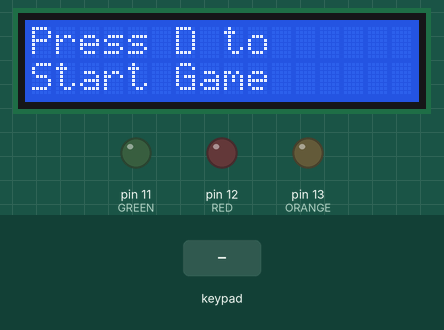
Simulated run of this sketch. Board: Arduino Uno, built with avr-gcc and run on an emulated ATmega328P. Parts: 16×2 character LCD, output pins drawn as LEDs (lit = HIGH). The test bench sets the inputs (shaded band). Random numbers use the default seed unless the sketch sets one.

Above: at 4.8 s.
4.9 s: key 'D' pressed
At 6.1 s:
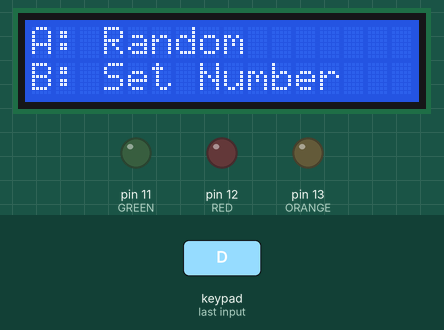
6.4 s: keypad keys 9 8 7 6 A pressed 0.4 s apart
At 9.2 s:
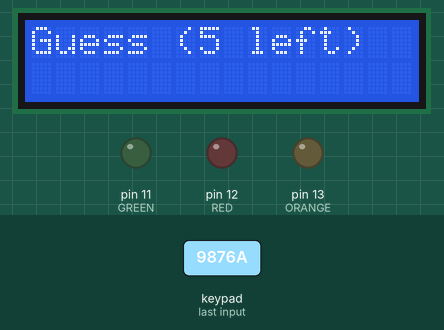
9.9 s: key '#' pressed
At 10.7 s:
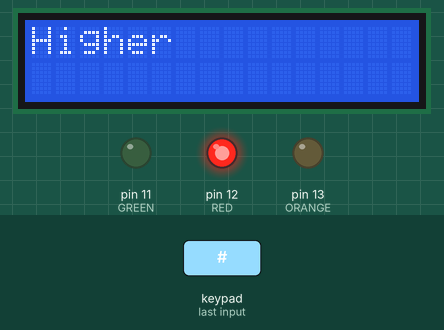
12.6 s: keypad keys 9 8 7 6 # pressed 0.4 s apart
At 15.1 s:
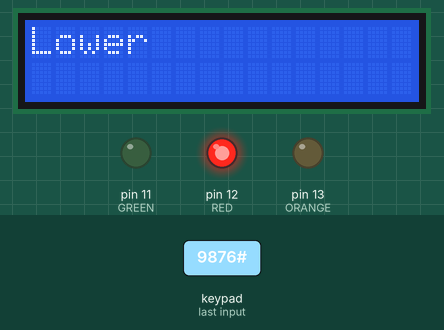
16.9 s: key 'B' pressed
At 17.2 s:
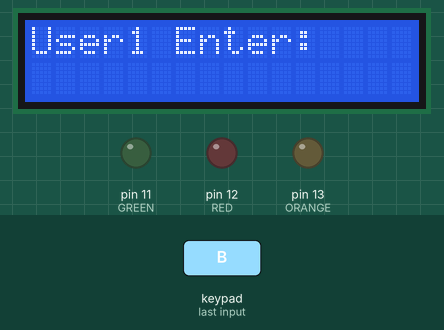
18.4 s: keypad keys 5 4 3 2 # pressed 0.4 s apart
At 20.8 s:
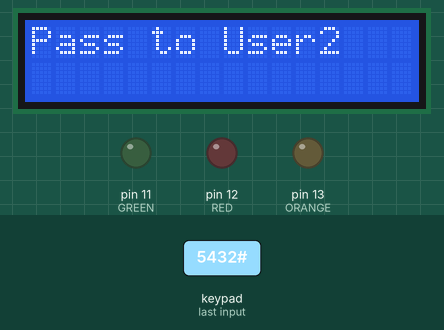
Timing chart, 0 to 22.3 s (numbered marks = the images above; inputs shaded):
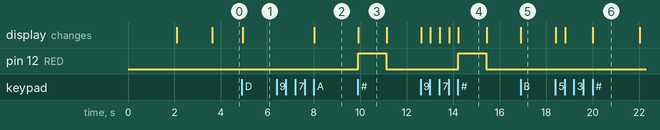

The sketch:

guess_the_number.ino
```cpp
// initialization
#include <Keypad.h>
#include <Wire.h>
#include <LiquidCrystal_I2C.h>

LiquidCrystal_I2C lcd(0x20, 16, 2);

// keypad init
const byte ROWS = 4;
const byte COLS = 4;

char keys[ROWS][COLS] = {
  {'1','2','3','A'},
  {'4','5','6','B'},
  {'7','8','9','C'},
  {'*','0','#','D'}
};

byte rowPins[ROWS] = {9, 8, 7, 6};
byte colPins[COLS] = {5, 4, 3, 2};

Keypad keypad = Keypad(makeKeymap(keys), rowPins, colPins, ROWS, COLS);

// LED pins
#define GREEN 11
#define RED 12
#define ORANGE 13

// variables
String inputNumber = "";
int secretNumber = 0;
int tries = 5;

bool gameStarted = false;
bool waitingForUser1 = false;
bool waitingForGuess = false;
bool gameEnded = false;
char currentMode = ' ';

void setup() {
  lcd.init();
  lcd.backlight();
  randomSeed(analogRead(A0));

  pinMode(GREEN, OUTPUT);
  pinMode(RED, OUTPUT);
  pinMode(ORANGE, OUTPUT);

  clearLEDs();

  lcd.clear();
  lcd.setCursor(0,0);
  lcd.print("Greetings!!!");
  lcd.setCursor(0,1);
  lcd.print("Welcome Player");
  delay(2000);

  lcd.clear();
  lcd.setCursor(0,0);
  lcd.print("#-->submit");
  delay(1500);

  showStartScreen();
}

void loop() {

  char key = keypad.getKey();
  if (!key) return;

  // game end
  if (gameEnded) {
    if (key == 'D') {
      gameEnded = false;
      startMode(currentMode);
    }
    else if (key == 'C') {
      resetGame();
    }
    return;
  }

  // start
  if (!gameStarted && key == 'D') {
    gameStarted = true;
    lcd.clear();
    lcd.print("A: Random");
    lcd.setCursor(0,1);
    lcd.print("B: Set Number");
    return;
  }

  // random mode
  if (gameStarted && key == 'A') {
    currentMode = 'A';
    startMode('A');
    return;
  }

  // user1 mode
  if (gameStarted && key == 'B') {
    currentMode = 'B';
    waitingForUser1 = true;
    inputNumber = "";
    lcd.clear();
    lcd.print("User1 Enter:");
    lcd.setCursor(0,1);
    return;
  }

  // user1 input
  if (waitingForUser1) {

    if (key >= '0' && key <= '9') {
      if (inputNumber.length() < 2) {
        inputNumber += key;

        lcd.setCursor(0,1);
        lcd.print("                ");
        lcd.setCursor(0,1);

        for (int i = 0; i < inputNumber.length(); i++) {
          lcd.print("*");
        }
      }
    }

    else if (key == '#') {
      if (inputNumber.length() == 0) return;

      secretNumber = inputNumber.toInt();
      waitingForUser1 = false;
      waitingForGuess = true;
      inputNumber = "";
      tries = 5;

      lcd.clear();
      lcd.print("Pass to User2");
      delay(2000);


      showGuessScreen();
    }
    return;
  }
// guessing
  if (waitingForGuess) {

    if (key >= '0' && key <= '9') {
      inputNumber += key;

      lcd.setCursor(0,1);
      lcd.print("                ");
      lcd.setCursor(0,1);
      lcd.print(inputNumber);
    }

    else if (key == '#') {

      int guess = inputNumber.toInt();
      inputNumber = "";
      tries--;

      lcd.clear();
      clearLEDs();

      if (guess == secretNumber) {
        lcd.print("Correct!");
        digitalWrite(GREEN, HIGH);
        delay(2000);
        digitalWrite(GREEN, LOW);
        endGame();
        return;
      }

      int difference = abs(guess - secretNumber);

      if (difference <= 5) {
        lcd.print("So Close!");
        digitalWrite(ORANGE, HIGH);
      }
      else {
        lcd.print(guess < secretNumber ? "Higher" : "Lower");
        digitalWrite(RED, HIGH);
      }

      delay(1200);
      clearLEDs();

      if (tries == 0) {
        lcd.clear();
        lcd.print("Oops,try again!");
        lcd.setCursor(0,1);
        lcd.print("Num:");
        lcd.print(secretNumber);
        digitalWrite(RED, HIGH);
        endGame();
        return;
      }

      showGuessScreen();
    }
  }
}
// ---------- FUNCTIONS ----------

void showStartScreen() {
  lcd.clear();
  lcd.print("Press D to");
  lcd.setCursor(0,1);
  lcd.print("Start Game");
}

void startMode(char mode) {
  inputNumber = "";
  tries = 5;
  clearLEDs();

  if (mode == 'A') {
    secretNumber = random(1, 100); // 1–99
    waitingForGuess = true;
    showGuessScreen();
  }
}

void showGuessScreen() {
  lcd.clear();
  lcd.print("Guess (");
  lcd.print(tries);
  lcd.print(" left)");
  lcd.setCursor(0,1);
}

void endGame() {
  waitingForGuess = false;
  gameEnded = true;
  lcd.setCursor(0,1);
  lcd.print("D:Again C:Menu");
}

void resetGame() {
  gameStarted = false;
  waitingForUser1 = false;
  waitingForGuess = false;
  gameEnded = false;
  inputNumber = "";
  clearLEDs();
  showStartScreen();
}

void clearLEDs() {
  digitalWrite(GREEN, LOW);
  digitalWrite(RED, LOW);
  digitalWrite(ORANGE, LOW);
}
```

Measured:
- after the input at 4.9 s, the display: changes at once (image 1)
- after the input at 6.4 s, the display: changes after 1.6 s (image 2)
- after the input at 9.9 s, pin 12 (RED): LOW → HIGH at once, → LOW 1.2 s later; the display: changes at once (image 3)
- after the input at 12.6 s, pin 12 (RED): LOW → HIGH after 1.6 s, → LOW 1.2 s later; the display: first changes at once (image 4 shows a later state)
- after the input at 16.9 s, the display: changes at once (image 5)
- after the input at 18.4 s, the display: first changes at once (image 6 shows a later state)
- what the display in image 3 shows lasts 1.2 s, from 9.9 s to 11.1 s
